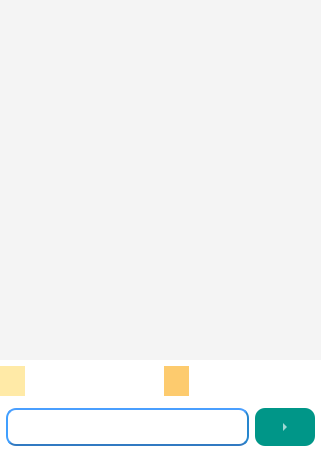
<?xml version="1.0" encoding="UTF-8"?>
<ui version="4.0">
 <class>Form</class>
 <widget class="QWidget" name="Form">
  <property name="geometry">
   <rect>
    <x>0</x>
    <y>0</y>
    <width>321</width>
    <height>452</height>
   </rect>
  </property>
  <property name="sizePolicy">
   <sizepolicy hsizetype="Maximum" vsizetype="Maximum">
    <horstretch>0</horstretch>
    <verstretch>0</verstretch>
   </sizepolicy>
  </property>
  <property name="maximumSize">
   <size>
    <width>166547</width>
    <height>165558</height>
   </size>
  </property>
  <property name="windowTitle">
   <string>Form</string>
  </property>
  <property name="styleSheet">
   <string notr="true">background-color: rgb(255, 255, 255);</string>
  </property>
  <layout class="QGridLayout" name="gridLayout">
   <property name="leftMargin">
    <number>0</number>
   </property>
   <property name="topMargin">
    <number>0</number>
   </property>
   <property name="rightMargin">
    <number>0</number>
   </property>
   <property name="bottomMargin">
    <number>0</number>
   </property>
   <item row="0" column="0">
    <widget class="QScrollArea" name="scrollArea">
     <property name="sizePolicy">
      <sizepolicy hsizetype="Maximum" vsizetype="Expanding">
       <horstretch>0</horstretch>
       <verstretch>0</verstretch>
      </sizepolicy>
     </property>
     <property name="minimumSize">
      <size>
       <width>0</width>
       <height>0</height>
      </size>
     </property>
     <property name="maximumSize">
      <size>
       <width>1677215</width>
       <height>16777215</height>
      </size>
     </property>
     <property name="styleSheet">
      <string notr="true">border:20;
background-color: rgb(244, 244, 244);</string>
     </property>
     <property name="frameShape">
      <enum>QFrame::NoFrame</enum>
     </property>
     <property name="frameShadow">
      <enum>QFrame::Plain</enum>
     </property>
     <property name="verticalScrollBarPolicy">
      <enum>Qt::ScrollBarAsNeeded</enum>
     </property>
     <property name="horizontalScrollBarPolicy">
      <enum>Qt::ScrollBarAlwaysOff</enum>
     </property>
     <property name="sizeAdjustPolicy">
      <enum>QAbstractScrollArea::AdjustToContents</enum>
     </property>
     <property name="widgetResizable">
      <bool>true</bool>
     </property>
     <widget class="QWidget" name="ChatWindow">
      <property name="geometry">
       <rect>
        <x>0</x>
        <y>0</y>
        <width>321</width>
        <height>360</height>
       </rect>
      </property>
     </widget>
    </widget>
   </item>
   <item row="1" column="0">
    <widget class="QWidget" name="widget_2" native="true">
     <property name="minimumSize">
      <size>
       <width>0</width>
       <height>30</height>
      </size>
     </property>
     <property name="maximumSize">
      <size>
       <width>16777215</width>
       <height>30</height>
      </size>
     </property>
     <layout class="QGridLayout" name="gridLayout_2">
      <property name="leftMargin">
       <number>0</number>
      </property>
      <property name="topMargin">
       <number>0</number>
      </property>
      <property name="rightMargin">
       <number>0</number>
      </property>
      <property name="bottomMargin">
       <number>0</number>
      </property>
      <item row="0" column="0">
       <widget class="QToolButton" name="folderattach">
        <property name="sizePolicy">
         <sizepolicy hsizetype="Expanding" vsizetype="Expanding">
          <horstretch>0</horstretch>
          <verstretch>0</verstretch>
         </sizepolicy>
        </property>
        <property name="maximumSize">
         <size>
          <width>25</width>
          <height>166756</height>
         </size>
        </property>
        <property name="styleSheet">
         <string notr="true">color: rgb(255, 255, 255);
background-color:rgb(255, 234, 167);
border-radius:20;</string>
        </property>
        <property name="text">
         <string/>
        </property>
        <property name="iconSize">
         <size>
          <width>16</width>
          <height>16</height>
         </size>
        </property>
       </widget>
      </item>
      <item row="0" column="2">
       <widget class="QToolButton" name="fileattach">
        <property name="sizePolicy">
         <sizepolicy hsizetype="Expanding" vsizetype="Expanding">
          <horstretch>0</horstretch>
          <verstretch>0</verstretch>
         </sizepolicy>
        </property>
        <property name="maximumSize">
         <size>
          <width>25</width>
          <height>16777215</height>
         </size>
        </property>
        <property name="styleSheet">
         <string notr="true">color: rgb(255, 255, 255);
background-color:rgb(253, 203, 110);
border-radius:20;</string>
        </property>
        <property name="text">
         <string/>
        </property>
        <property name="iconSize">
         <size>
          <width>16</width>
          <height>16</height>
         </size>
        </property>
       </widget>
      </item>
      <item row="0" column="3">
       <widget class="QLabel" name="filepreview">
        <property name="text">
         <string/>
        </property>
       </widget>
      </item>
      <item row="0" column="1">
       <widget class="QLabel" name="folderpreview">
        <property name="text">
         <string/>
        </property>
       </widget>
      </item>
     </layout>
    </widget>
   </item>
   <item row="2" column="0">
    <widget class="QWidget" name="widget" native="true">
     <property name="maximumSize">
      <size>
       <width>16777215</width>
       <height>50</height>
      </size>
     </property>
     <layout class="QHBoxLayout" name="horizontalLayout">
      <property name="leftMargin">
       <number>6</number>
      </property>
      <property name="topMargin">
       <number>6</number>
      </property>
      <property name="rightMargin">
       <number>6</number>
      </property>
      <property name="bottomMargin">
       <number>6</number>
      </property>
      <item>
       <widget class="QLineEdit" name="message">
        <property name="sizePolicy">
         <sizepolicy hsizetype="Expanding" vsizetype="Expanding">
          <horstretch>0</horstretch>
          <verstretch>0</verstretch>
         </sizepolicy>
        </property>
        <property name="styleSheet">
         <string notr="true">color: rgb(20, 20, 20);
border-radius:10;
border :2px solid;
border-top-color: rgb(74, 159, 255);
border-left-color: rgb(64, 159, 255);
border-right-color: rgb(38, 134, 206);
border-bottom-color: rgb(49, 122, 194);
</string>
        </property>
       </widget>
      </item>
      <item>
       <widget class="QToolButton" name="send">
        <property name="sizePolicy">
         <sizepolicy hsizetype="Expanding" vsizetype="Expanding">
          <horstretch>0</horstretch>
          <verstretch>0</verstretch>
         </sizepolicy>
        </property>
        <property name="maximumSize">
         <size>
          <width>60</width>
          <height>16777215</height>
         </size>
        </property>
        <property name="font">
         <font>
          <family>Open Sans</family>
          <pointsize>12</pointsize>
          <stylestrategy>PreferAntialias</stylestrategy>
         </font>
        </property>
        <property name="styleSheet">
         <string notr="true">color: rgb(255, 255, 255);
background-color:rgb(0,150,136);
border-radius:10;</string>
        </property>
        <property name="text">
         <string/>
        </property>
        <property name="shortcut">
         <string>Ctrl+Return</string>
        </property>
        <property name="arrowType">
         <enum>Qt::RightArrow</enum>
        </property>
       </widget>
      </item>
     </layout>
    </widget>
   </item>
  </layout>
 </widget>
 <resources/>
 <connections/>
</ui>
